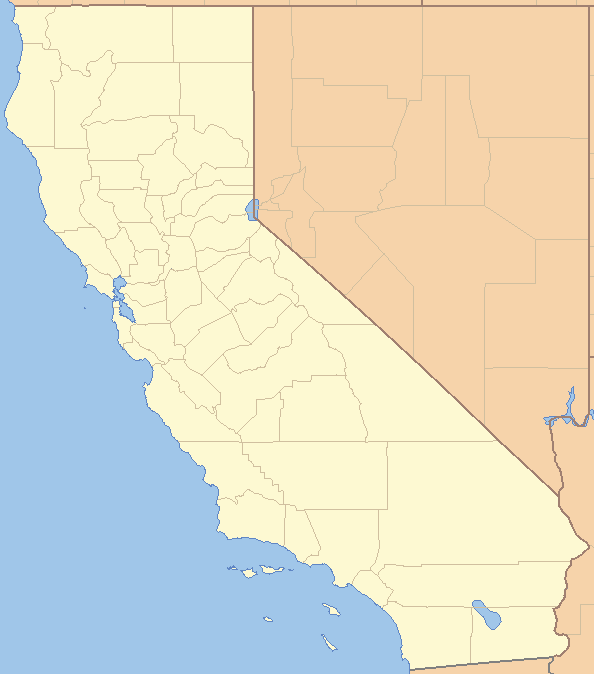
#> input picture Kmeans to Analyze Data and Compress Images/california.png, 594 x 674 px, found by its file name
$ jupyter execute 'K-Means to Analyze Housing Data.ipynb'   (shell and % lines are left out)
#> lines starting #> are read from the running program, lines starting #| are printed output that depends on the picture
## K-means clustering to analyse housing data

[cell 1]
import pandas as pd
import numpy as np
import matplotlib.pyplot as plt
from skimage.io import imread
from sklearn.preprocessing import MinMaxScaler
from sklearn.cluster import KMeans

## Data

[cell 2]
housing = pd.read_csv("housing.csv")
#> (reads Classification Regression and Cross Validation/housing.csv from the repository)
housing.head()

[cell 3]
housing.info()

[cell 4]
print(housing.describe())

[cell 5]
housing.isnull().sum()

[cell 6]
housing['ocean_proximity']

[cell 7]
table1=housing[['longitude', 'latitude']]
table1.head()

[cell 8]
table1=table1.values
type(table1)

[cell 9]
table1.shape

[cell 10]
i=1; j=0
table1[i,j]

[cell 11]
table1[0,:]

[cell 12]
table1[:,0]

[cell 13]
import matplotlib.pyplot as plt
housing.hist(bins=50, figsize=(11,8))
plt.show()
#> figure, not shown here; panel 1: tallest bar 2507 high, from x = -118.3 to -118.1; panel 2: tallest bar 3086 high, from x = 34.05 to 34.23; panel 3: tallest bar 1321 high, from x = 50.98 to 52; panel 4: tallest bar 5653 high, from x = 1574.7 to 2361.1

[cell 14]
housing["median_income"].hist()
#> figure, not shown here; tallest bar 7436 high, from x = 1.95 to 3.4

### Visualize the data

[cell 15]
housing.plot(kind="scatter", x="longitude", y="latitude",
    s=housing['population']/100,
    label="population",
    c="median_income", cmap=plt.get_cmap("jet"),
    colorbar=True, alpha=0.4, figsize=(10,7),
)
plt.legend()

### Visualise data on top of map of Cali

[cell 16]
california_img=imread('california.png')
#> california_img is the input picture: shape (674, 594, 3); mean R, G, B 225, 221.3, 200.9
plt.imshow(california_img, extent=[-124.55, -113.80, 32.45, 42.05], alpha=0.5)
plt.scatter(x=housing['longitude'], y=housing['latitude'],
            color='b',  marker='.', s=1, alpha=0.4)
plt.xlabel("Longitude", fontsize=14)

## Make ocean proximity a binary variable

[cell 17]
housing=pd.get_dummies(housing)
housing.head()

## 1. cluster data  based on location
## 2. cluster data points to find out where high/low income people live

[cell 18]
data1=housing[['longitude','latitude','ocean_proximity_<1H OCEAN',
            'ocean_proximity_INLAND','ocean_proximity_ISLAND',
            'ocean_proximity_NEAR BAY','ocean_proximity_NEAR OCEAN']]
data1.head()

[cell 19]
data1_array=data1.values
type(data1_array)

[cell 20]
scaler = MinMaxScaler()
data1n=scaler.fit_transform(data1_array, y=None)

[cell 21]
data1n.shape

[cell 22]
data1n

[cell 23]
from sklearn.cluster import KMeans
model=KMeans(n_clusters=3, random_state=0)
model.fit(data1n)
label1=model.predict(data1n)

[cell 24]
color=['m', 'c', 'y']
fig, ax = plt.subplots(1,3, figsize=(10,6))
for k in range(0, 3):
    ax[k].imshow(california_img, extent=[-124.55, -113.80, 32.45, 42.05], alpha=0.5)
    ax[k].scatter(x=data1_array[label1==k,0], y=data1_array[label1==k,1],
                 color=color[k],  marker='.', s=1, alpha=0.4)
    ax[k].set_ylabel("Latitude", fontsize=14)
    ax[k].set_xlabel("Longitude", fontsize=14)

[cell 25]
df = pd.DataFrame(label1)
df.hist(bins=7, figsize=(11,8))
plt.title("Histogram of cluster labels")
plt.show()
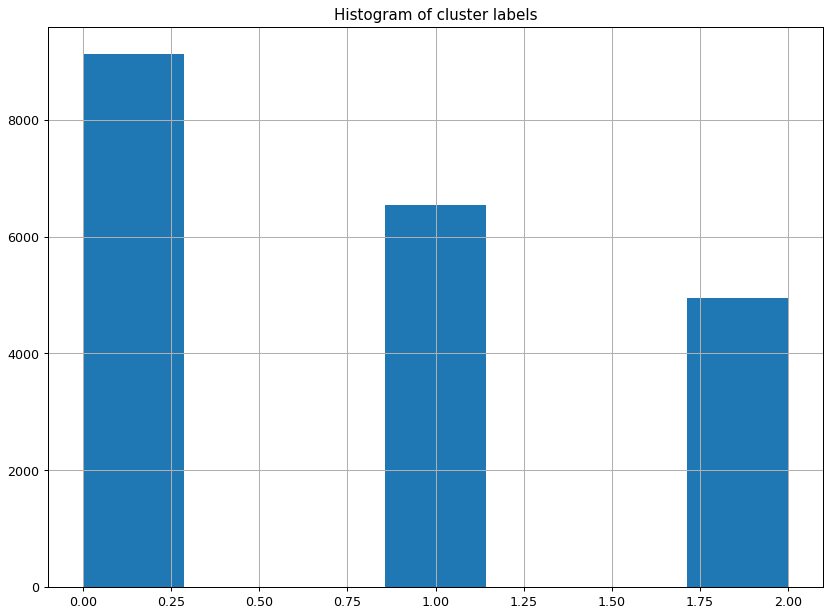
#> figure drawn by matplotlib, 1 panel; tallest bar 9136 high, from x = 0 to 0.286

### 2. cluster data to find out where high/low income people live

[cell 26]
housing = pd.read_csv("housing.csv")
housing.head()

[cell 27]
data2=housing[['latitude','longitude','median_income']].copy()
data2.head()

[cell 28]
data2_array=data2.values

[cell 29]
data2n=scaler.fit_transform(data2_array, y=None)
data2n[:5]

[cell 30]
model=KMeans(n_clusters=6)
model=model.fit(data2n)
model

[cell 31]
label2=model.fit_predict(data2n)
centers = model.cluster_centers_
centers[:5]
centers.shape

[cell 32]
data2['labels'] = model.fit_predict(data2n)
data2['labels'] = data2['labels'].astype("category")
data2

[cell 33]
color=['r','g','b','m', 'c', 'y']
fig, ax = plt.subplots(1,6, figsize=(20,6))
for k in range(0, 6):
    data2_k=data2.loc[data2['labels'] == k]
    ax[k].imshow(california_img, extent=[housing['longitude'].min(),housing['longitude'].max(),housing['latitude'].min(),housing['latitude'].max()], alpha=0.5)
    ax[k].scatter(x=data2_k['longitude'], y=data2_k['latitude'],
                 color=color[k],  marker='.', s=1, alpha=0.4)
    ax[k].set_ylabel("latitude", fontsize=10)
    ax[k].set_xlabel("longitude", fontsize=10)

[cell 34]
df2=data2['labels']
hist = df2.hist(bins=6,rwidth=0.5)
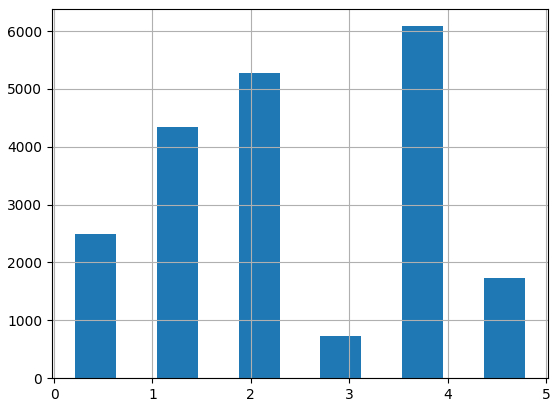
#> figure drawn by matplotlib, 1 panel; tallest bar 6083 high, from x = 3.54 to 3.96

[cell 35]
mim=[]
for k in range (0,6):
    data2_k=data2.loc[data2['labels'] == k]
    mi_data=data2_k['median_income']
    mi_data_array=mi_data.values
    mi_mean=mi_data_array.mean()
    mim.append(mi_mean)
mim

[cell 36]
color=['r', 'g', 'b', 'm', 'c', 'y']
fig, ax = plt.subplots(1,6, figsize=(10,2))
for k in range (0,6):
    data2_k=data2.loc[data2['labels'] == k]
    mi_data=data2_k['median_income']
    ax[k].hist(x=mi_data, color=color[k], bins=10)
    ax[k].set_xlim(0, 15)
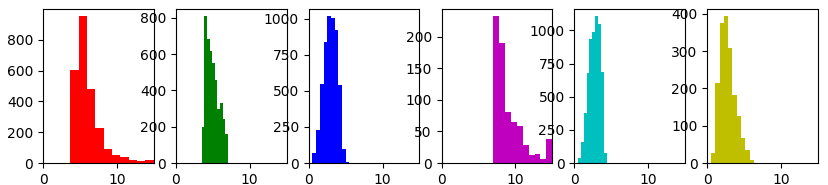
#> figure drawn by matplotlib, 6 panels; panel 1: tallest bar 952 high, from x = 4.84 to 5.97; panel 2: tallest bar 809 high, from x = 3.88 to 4.23; panel 3: tallest bar 1016 high, from x = 2.51 to 3.01; panel 4: tallest bar 232 high, from x = 6.97 to 7.77

we can clearly see some clusters of high-income people

[cell 37]
mhv_df=housing['median_house_value']
data2_update=data2.join(mhv_df)
color=['r', 'g', 'b', 'm', 'c', 'y']
fig, ax = plt.subplots(1,6, figsize=(10,2))
for k in range (0,6):
    data2_update_k=data2_update.loc[data2_update['labels'] == k]
    mhv_data=data2_update_k['median_house_value']
    ax[k].hist(x=mhv_data, color=color[k], bins=10)
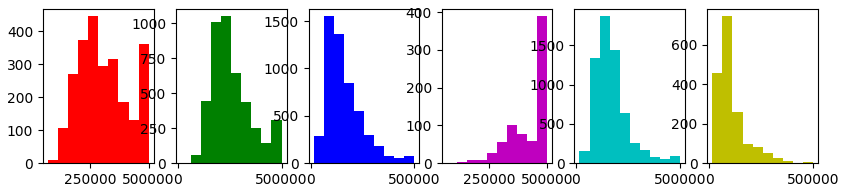
#> figure drawn by matplotlib, 6 panels; panel 1: tallest bar 445 high, from x = 243080.4 to 285900.5; panel 2: tallest bar 1049 high, from x = 208999.8 to 257500; panel 3: tallest bar 1550 high, from x = 63499.2 to 111999.4; panel 4: tallest bar 389 high, from x = 456750.9 to 500001

## 3. Run kmeans several times to see if result is stable for task 2

### When running KMeans several times without random_state=0, data in each respective cluster appears to be stable.
#### The way the cluster centers are labeled can differ

[cell 38]
housing = pd.read_csv("housing.csv")
for trial in range (0,10):
    data3=housing[['latitude','longitude','median_income']].copy()

    data3_array=data3.values

    data3n=scaler.fit_transform(data3_array, y=None)

    model=KMeans(n_clusters=6)
    model=model.fit(data3n)

    data3['labels'] = model.fit_predict(data3n)
    data3['labels'] = data3['labels'].astype("category")

    color=['r','g','b','m', 'c', 'y']
    fig, ax = plt.subplots(1,6, figsize=(20,6))
    for k in range(0, 6):
        data3_k=data3.loc[data3['labels'] == k]
        ax[k].imshow(california_img, extent=[housing['longitude'].min(),housing['longitude'].max(),housing['latitude'].min(),housing['latitude'].max()], alpha=0.5)
        ax[k].scatter(x=data3_k['longitude'], y=data3_k['latitude'],
                     color=color[k],  marker='.', s=1, alpha=0.4)
        ax[k].set_ylabel("latitude", fontsize=10)
        ax[k].set_xlabel("longitude", fontsize=10)
    print('Trial:',trial)
    plt.show()
    trial=trial+1
#> this loop made 10 passes
#> pass 1, `plt.show()`:
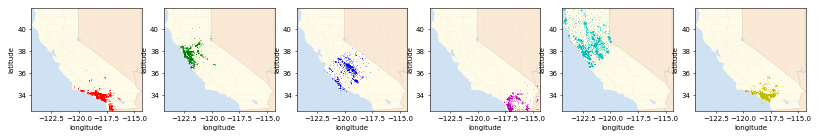
#> figure drawn by matplotlib, 6 panels

# Clustering based on latitude, longitude, median income, median house value, and ocean proximity

[cell 39]
housing=pd.get_dummies(housing)
for trial in range (0,10):
    data4=housing[['latitude','longitude','median_income','median_house_value',
                   'ocean_proximity_<1H OCEAN','ocean_proximity_INLAND',
                  'ocean_proximity_ISLAND','ocean_proximity_NEAR BAY','ocean_proximity_NEAR OCEAN']].copy()

    data4_array=data4.values

    data4n=scaler.fit_transform(data4_array, y=None)

    model=KMeans(n_clusters=6)
    model=model.fit(data4n)

    data4['labels'] = model.fit_predict(data4n)
    data4['labels'] = data4['labels'].astype("category")

    color=['r','g','b','m', 'c', 'y']
    fig, ax = plt.subplots(1,6, figsize=(20,6))
    for k in range(0, 6):
        data4_k=data4.loc[data4['labels'] == k]
        ax[k].imshow(california_img, extent=[housing['longitude'].min(),housing['longitude'].max(),housing['latitude'].min(),housing['latitude'].max()], alpha=0.5)
        ax[k].scatter(x=data4_k['longitude'], y=data4_k['latitude'],
                     color=color[k],  marker='.', s=1, alpha=0.4)
        ax[k].set_ylabel("latitude", fontsize=10)
        ax[k].set_xlabel("longitude", fontsize=10)
    print('Trial:',trial)
    plt.show()
    fig, ax = plt.subplots(1,6, figsize=(20,2))
    for k in range (0,6):
        data4_k=data4.loc[data4['labels'] == k]
        mi_data=data4_k['median_income']
        ax[k].hist(x=mi_data, color=color[k], bins=10)
        ax[k].set_xlim(0, 15)
    print('Median income hist')
    plt.show()
    fig, ax = plt.subplots(1,6, figsize=(20,2))
    for k in range (0,6):
        data2_update_k=data2_update.loc[data2_update['labels'] == k]
        mhv_data=data2_update_k['median_house_value']
        ax[k].hist(x=mhv_data, color=color[k], bins=10)
    print('Median house value hist')
    plt.show()
    trial=trial+1
#> this loop made 10 passes
#> pass 1, `plt.show()`:
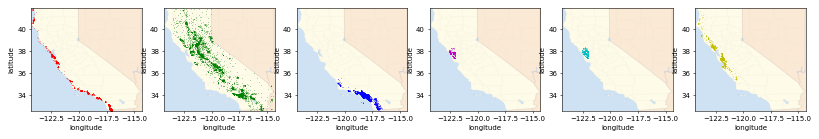
#> figure drawn by matplotlib, 6 panels
#> pass 1, `plt.show()`:
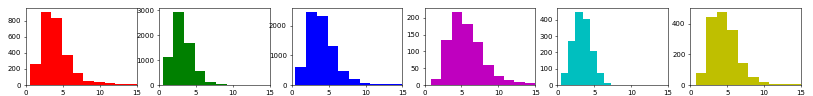
#> figure drawn by matplotlib, 6 panels; panel 1: tallest bar 910 high, from x = 1.98 to 3.43; panel 2: tallest bar 2948 high, from x = 1.95 to 3.4; panel 3: tallest bar 2465 high, from x = 1.95 to 3.4; panel 4: tallest bar 218 high, from x = 3.68 to 5.1
#> pass 1, `plt.show()`:
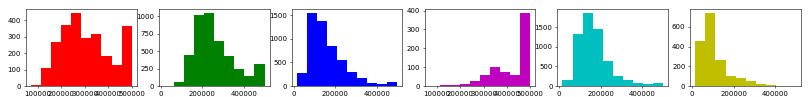
#> figure drawn by matplotlib, 6 panels; panel 1: tallest bar 445 high, from x = 243080.4 to 285900.5; panel 2: tallest bar 1049 high, from x = 208999.8 to 257500; panel 3: tallest bar 1550 high, from x = 63499.2 to 111999.4; panel 4: tallest bar 389 high, from x = 456750.9 to 500001
#> pass 2, `plt.show()`:
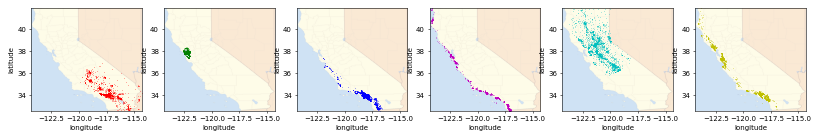
#> figure drawn by matplotlib, 6 panels
#> pass 2, `plt.show()`:
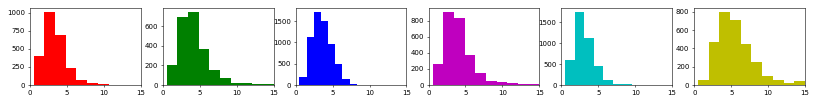
#> figure drawn by matplotlib, 6 panels; panel 1: tallest bar 1013 high, from x = 1.95 to 3.4; panel 2: tallest bar 749 high, from x = 3.4 to 4.85; panel 3: tallest bar 1719 high, from x = 2.45 to 3.42; panel 4: tallest bar 914 high, from x = 1.98 to 3.43
